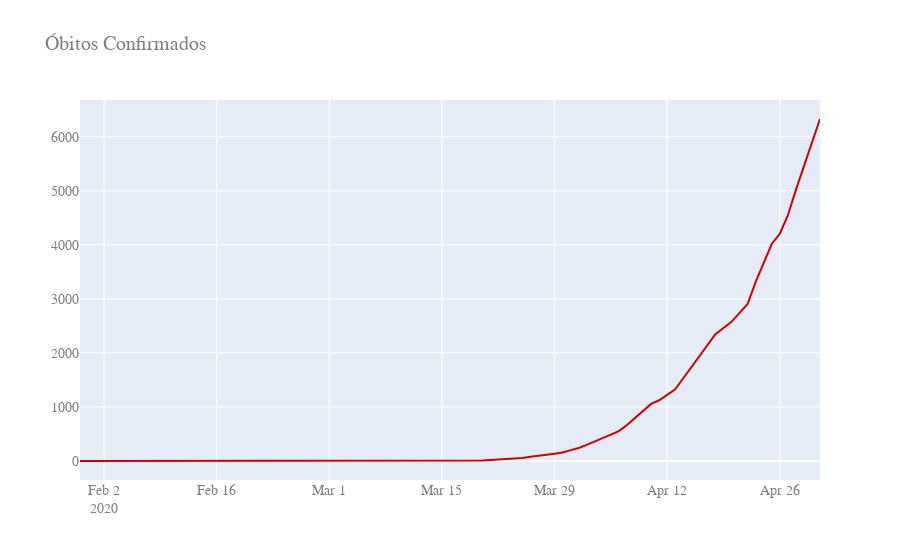

Source (notebook cell):
### Markdown cell above
Por conseguinte, realizou-se também o gráfico que demonstra o aumento do nº de óbitos durante este período.

### Code cell
# Plot
layout = Layout(
    title="Óbitos Confirmados",
    font=dict(
        family="Courier New, monospace",
        size=14,
        color="#7f7f7f"
    )
)

fig = go.Figure(data=go.Line(x = data_by_day.index, y=data_by_day['deaths'], line_color='#cf0000'))

fig['layout'].update(layout)

fig.show()

### Figure 1 — Plotly figure (JSON) as saved in the notebook; plotly's stock layout.template omitted (floating-point values rounded to 4 significant figures)
{"data": [{"line": {"color": "#cf0000"}, "type": "scatter", "x": ["2020-01-30", "2020-01-31", "2020-02-01", "2020-02-02", "2020-02-03", "2020-02-04", "2020-02-05", "2020-02-06", "2020-02-07", "2020-02-08", "2020-02-09", "2020-02-10", "2020-02-11", "2020-02-12", "2020-02-13", "2020-02-14", "2020-02-15", "2020-02-16", "2020-02-17", "2020-02-18", "2020-02-19", "2020-02-20", "2020-02-21", "2020-02-22", "2020-02-23", "2020-02-24", "2020-02-25", "2020-02-26", "2020-02-27", "2020-02-28", "2020-02-29", "2020-03-01", "2020-03-02", "2020-03-03", "2020-03-04", "2020-03-05", "2020-03-06", "2020-03-07", "2020-03-08", "2020-03-09", "2020-03-10", "2020-03-11", "2020-03-12", "2020-03-13", "2020-03-14", "2020-03-15", "2020-03-16", "2020-03-17", "2020-03-18", "2020-03-19", "2020-03-20", "2020-03-21", "2020-03-22", "2020-03-23", "2020-03-24", "2020-03-25", "2020-03-26", "2020-03-27", "2020-03-28", "2020-03-29", "2020-03-30", "2020-03-31", "2020-04-01", "2020-04-02", "2020-04-03", "2020-04-04", "2020-04-05", "2020-04-06", "2020-04-07", "2020-04-08", "2020-04-09", "2020-04-10", "2020-04-11", "2020-04-12", "2020-04-13", "2020-04-14", "2020-04-15", "2020-04-16", "2020-04-17", "2020-04-18", "2020-04-19", "2020-04-20", "2020-04-21", "2020-04-22", "2020-04-23", "2020-04-24", "2020-04-25", "2020-04-26", "2020-04-27", "2020-04-28", "2020-04-29", "2020-04-30", "2020-05-01"], "y": [0, 0, 0, 0, 0, 0, 0, 0, 0, 0, 0, 0, 0, 0, 0, 0, 0, 0, 0, 0, 0, 0, 0, 0, 0, 0, 0, 0, 0, 0, 0, 0, 0, 0, 0, 0, 0, 0, 0, 0, 0, 0, 0, 0, 0, 0, 0, 1, 4, 6, 11, 18, 25, 34, 46, 57, 77, 92, 114, 136, 159, 201, 240, 299, 359, 432, 486, 553, 667, 800, 941, 1056, 1124, 1223, 1328, 1532, 1736, 1924, 2141, 2347, 2462, 2575, 2741, 2906, 3313, 3670, 4016, 4205, 4543, 5017, 5466, 5901, 6329]}], "layout": {"font": {"color": "#7f7f7f", "family": "Courier New, monospace", "size": 14}, "title": {"text": "Óbitos Confirmados"}}}
